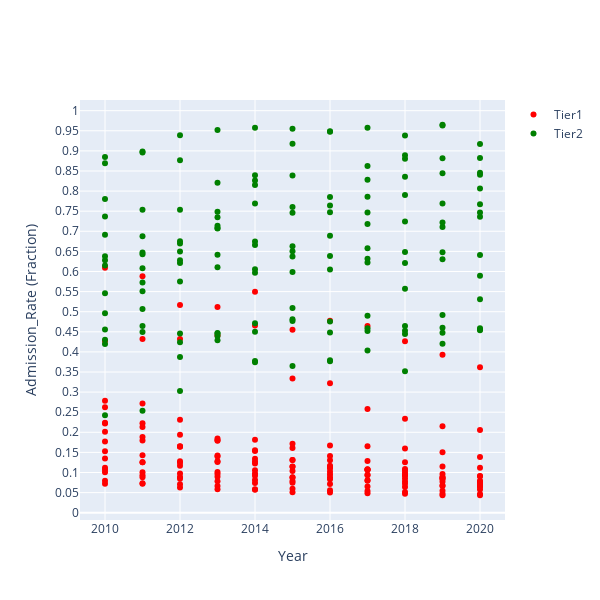

The cell this chart's notebook holds for it:
### Code cell
fig = go.Figure()
fig.add_trace(go.Scatter(
    x=year,
    y=admittanceTier1['ADM_RATE_ALL'],
    marker_color="red",
    mode="markers",
    name="Tier1"
))

fig.add_trace(go.Scatter(
    x=year,
    y=admittanceTier2['ADM_RATE_ALL'],
    marker_color="green",
    mode="markers",
    name="Tier2"
))
fig.update_layout(
    yaxis=dict(dtick=0.05, title="Admission_Rate (Fraction)"),
    xaxis=dict(title="Year"),
)
fig.layout.update(dict(width=600, height=600))
fig.show()

### Figure 1 — Plotly figure (JSON) as saved in the notebook; plotly's stock layout.template omitted (floating-point values rounded to 4 significant figures; data arrays with more than 128 entries replaced by an {"elided": "..."} marker saying what was removed)
{"data": [{"marker": {"color": "red"}, "mode": "markers", "name": "Tier1", "type": "scatter", "x": {"elided": "165 int values"}, "y": {"elided": "165 float values"}}, {"marker": {"color": "green"}, "mode": "markers", "name": "Tier2", "type": "scatter", "x": {"elided": "165 int values"}, "y": {"elided": "165 float values"}}], "layout": {"height": 600, "width": 600, "xaxis": {"title": {"text": "Year"}}, "yaxis": {"dtick": 0.05, "title": {"text": "Admission_Rate (Fraction)"}}}}
